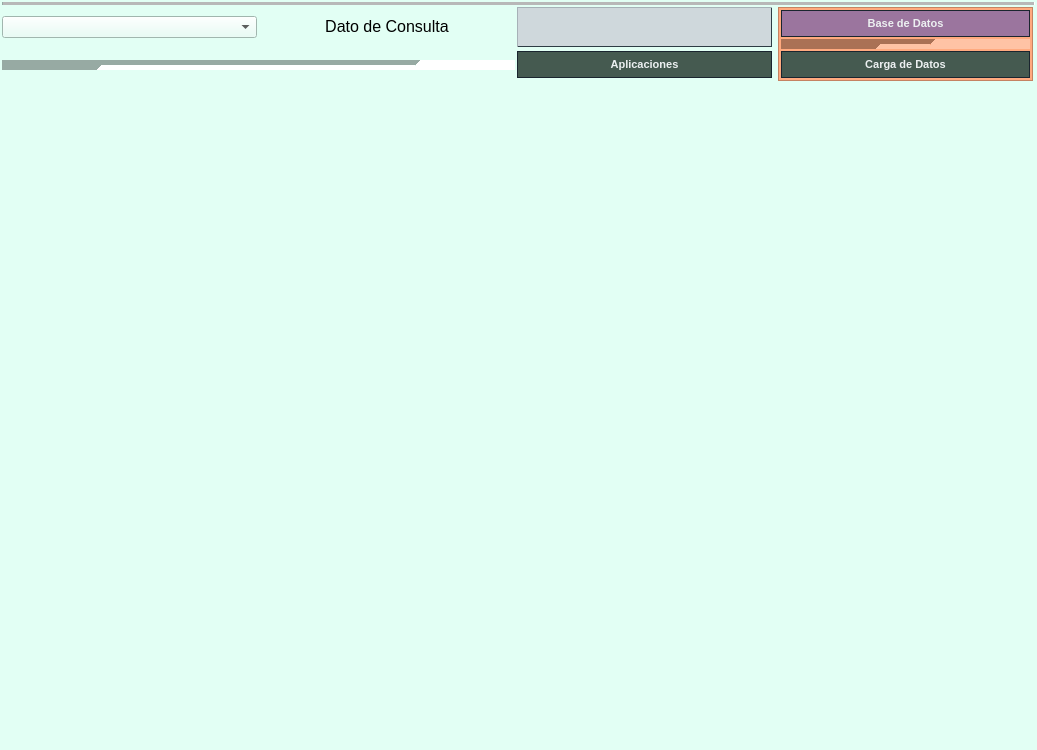
<?xml version="1.0" encoding="UTF-8"?>
<ui version="4.0">
 <class>MainWindow</class>
 <widget class="QMainWindow" name="MainWindow">
  <property name="geometry">
   <rect>
    <x>0</x>
    <y>0</y>
    <width>1037</width>
    <height>750</height>
   </rect>
  </property>
  <property name="sizePolicy">
   <sizepolicy hsizetype="Expanding" vsizetype="Preferred">
    <horstretch>0</horstretch>
    <verstretch>0</verstretch>
   </sizepolicy>
  </property>
  <property name="sizeIncrement">
   <size>
    <width>1</width>
    <height>1</height>
   </size>
  </property>
  <property name="baseSize">
   <size>
    <width>0</width>
    <height>0</height>
   </size>
  </property>
  <property name="palette">
   <palette>
    <active>
     <colorrole role="WindowText">
      <brush brushstyle="SolidPattern">
       <color alpha="255">
        <red>255</red>
        <green>255</green>
        <blue>255</blue>
       </color>
      </brush>
     </colorrole>
     <colorrole role="Button">
      <brush brushstyle="SolidPattern">
       <color alpha="255">
        <red>226</red>
        <green>255</green>
        <blue>244</blue>
       </color>
      </brush>
     </colorrole>
     <colorrole role="Base">
      <brush brushstyle="SolidPattern">
       <color alpha="255">
        <red>226</red>
        <green>255</green>
        <blue>244</blue>
       </color>
      </brush>
     </colorrole>
     <colorrole role="Window">
      <brush brushstyle="SolidPattern">
       <color alpha="255">
        <red>226</red>
        <green>255</green>
        <blue>244</blue>
       </color>
      </brush>
     </colorrole>
    </active>
    <inactive>
     <colorrole role="WindowText">
      <brush brushstyle="SolidPattern">
       <color alpha="255">
        <red>255</red>
        <green>255</green>
        <blue>255</blue>
       </color>
      </brush>
     </colorrole>
     <colorrole role="Button">
      <brush brushstyle="SolidPattern">
       <color alpha="255">
        <red>226</red>
        <green>255</green>
        <blue>244</blue>
       </color>
      </brush>
     </colorrole>
     <colorrole role="Base">
      <brush brushstyle="SolidPattern">
       <color alpha="255">
        <red>226</red>
        <green>255</green>
        <blue>244</blue>
       </color>
      </brush>
     </colorrole>
     <colorrole role="Window">
      <brush brushstyle="SolidPattern">
       <color alpha="255">
        <red>226</red>
        <green>255</green>
        <blue>244</blue>
       </color>
      </brush>
     </colorrole>
    </inactive>
    <disabled>
     <colorrole role="Button">
      <brush brushstyle="SolidPattern">
       <color alpha="255">
        <red>226</red>
        <green>255</green>
        <blue>244</blue>
       </color>
      </brush>
     </colorrole>
     <colorrole role="Base">
      <brush brushstyle="SolidPattern">
       <color alpha="255">
        <red>226</red>
        <green>255</green>
        <blue>244</blue>
       </color>
      </brush>
     </colorrole>
     <colorrole role="Window">
      <brush brushstyle="SolidPattern">
       <color alpha="255">
        <red>226</red>
        <green>255</green>
        <blue>244</blue>
       </color>
      </brush>
     </colorrole>
     <colorrole role="ToolTipText">
      <brush brushstyle="SolidPattern">
       <color alpha="255">
        <red>255</red>
        <green>255</green>
        <blue>255</blue>
       </color>
      </brush>
     </colorrole>
    </disabled>
   </palette>
  </property>
  <property name="windowTitle">
   <string>Base de Datos</string>
  </property>
  <property name="windowIcon">
   <iconset>
    <normaloff>../../Users/archivodatcorrsa/.designer/img/Escudo.ico</normaloff>../../Users/archivodatcorrsa/.designer/img/Escudo.ico</iconset>
  </property>
  <property name="windowOpacity">
   <double>99.000000000000000</double>
  </property>
  <property name="styleSheet">
   <string notr="true">
background-color: rgb(226, 255, 244);</string>
  </property>
  <widget class="QWidget" name="centralwidget">
   <property name="enabled">
    <bool>true</bool>
   </property>
   <property name="palette">
    <palette>
     <active>
      <colorrole role="WindowText">
       <brush brushstyle="SolidPattern">
        <color alpha="255">
         <red>0</red>
         <green>0</green>
         <blue>0</blue>
        </color>
       </brush>
      </colorrole>
      <colorrole role="Button">
       <brush brushstyle="SolidPattern">
        <color alpha="255">
         <red>226</red>
         <green>255</green>
         <blue>244</blue>
        </color>
       </brush>
      </colorrole>
      <colorrole role="Text">
       <brush brushstyle="SolidPattern">
        <color alpha="255">
         <red>0</red>
         <green>0</green>
         <blue>0</blue>
        </color>
       </brush>
      </colorrole>
      <colorrole role="Base">
       <brush brushstyle="SolidPattern">
        <color alpha="255">
         <red>226</red>
         <green>255</green>
         <blue>244</blue>
        </color>
       </brush>
      </colorrole>
      <colorrole role="Window">
       <brush brushstyle="SolidPattern">
        <color alpha="255">
         <red>226</red>
         <green>255</green>
         <blue>244</blue>
        </color>
       </brush>
      </colorrole>
     </active>
     <inactive>
      <colorrole role="WindowText">
       <brush brushstyle="SolidPattern">
        <color alpha="255">
         <red>0</red>
         <green>0</green>
         <blue>0</blue>
        </color>
       </brush>
      </colorrole>
      <colorrole role="Button">
       <brush brushstyle="SolidPattern">
        <color alpha="255">
         <red>226</red>
         <green>255</green>
         <blue>244</blue>
        </color>
       </brush>
      </colorrole>
      <colorrole role="Text">
       <brush brushstyle="SolidPattern">
        <color alpha="255">
         <red>0</red>
         <green>0</green>
         <blue>0</blue>
        </color>
       </brush>
      </colorrole>
      <colorrole role="Base">
       <brush brushstyle="SolidPattern">
        <color alpha="255">
         <red>226</red>
         <green>255</green>
         <blue>244</blue>
        </color>
       </brush>
      </colorrole>
      <colorrole role="Window">
       <brush brushstyle="SolidPattern">
        <color alpha="255">
         <red>226</red>
         <green>255</green>
         <blue>244</blue>
        </color>
       </brush>
      </colorrole>
     </inactive>
     <disabled>
      <colorrole role="Button">
       <brush brushstyle="SolidPattern">
        <color alpha="255">
         <red>226</red>
         <green>255</green>
         <blue>244</blue>
        </color>
       </brush>
      </colorrole>
      <colorrole role="Base">
       <brush brushstyle="SolidPattern">
        <color alpha="255">
         <red>226</red>
         <green>255</green>
         <blue>244</blue>
        </color>
       </brush>
      </colorrole>
      <colorrole role="Window">
       <brush brushstyle="SolidPattern">
        <color alpha="255">
         <red>226</red>
         <green>255</green>
         <blue>244</blue>
        </color>
       </brush>
      </colorrole>
     </disabled>
    </palette>
   </property>
   <property name="font">
    <font>
     <bold>true</bold>
    </font>
   </property>
   <layout class="QGridLayout" name="gridLayout_2">
    <item row="7" column="1">
     <widget class="QLabel" name="mi_data_cons">
      <property name="sizePolicy">
       <sizepolicy hsizetype="Expanding" vsizetype="Expanding">
        <horstretch>0</horstretch>
        <verstretch>0</verstretch>
       </sizepolicy>
      </property>
      <property name="maximumSize">
       <size>
        <width>303</width>
        <height>15</height>
       </size>
      </property>
      <property name="palette">
       <palette>
        <active>
         <colorrole role="WindowText">
          <brush brushstyle="SolidPattern">
           <color alpha="255">
            <red>0</red>
            <green>0</green>
            <blue>0</blue>
           </color>
          </brush>
         </colorrole>
         <colorrole role="Button">
          <brush brushstyle="SolidPattern">
           <color alpha="255">
            <red>226</red>
            <green>255</green>
            <blue>244</blue>
           </color>
          </brush>
         </colorrole>
         <colorrole role="Text">
          <brush brushstyle="SolidPattern">
           <color alpha="255">
            <red>0</red>
            <green>0</green>
            <blue>0</blue>
           </color>
          </brush>
         </colorrole>
         <colorrole role="Base">
          <brush brushstyle="SolidPattern">
           <color alpha="255">
            <red>226</red>
            <green>255</green>
            <blue>244</blue>
           </color>
          </brush>
         </colorrole>
         <colorrole role="Window">
          <brush brushstyle="SolidPattern">
           <color alpha="255">
            <red>226</red>
            <green>255</green>
            <blue>244</blue>
           </color>
          </brush>
         </colorrole>
        </active>
        <inactive>
         <colorrole role="WindowText">
          <brush brushstyle="SolidPattern">
           <color alpha="255">
            <red>0</red>
            <green>0</green>
            <blue>0</blue>
           </color>
          </brush>
         </colorrole>
         <colorrole role="Button">
          <brush brushstyle="SolidPattern">
           <color alpha="255">
            <red>226</red>
            <green>255</green>
            <blue>244</blue>
           </color>
          </brush>
         </colorrole>
         <colorrole role="Text">
          <brush brushstyle="SolidPattern">
           <color alpha="255">
            <red>0</red>
            <green>0</green>
            <blue>0</blue>
           </color>
          </brush>
         </colorrole>
         <colorrole role="Base">
          <brush brushstyle="SolidPattern">
           <color alpha="255">
            <red>226</red>
            <green>255</green>
            <blue>244</blue>
           </color>
          </brush>
         </colorrole>
         <colorrole role="Window">
          <brush brushstyle="SolidPattern">
           <color alpha="255">
            <red>226</red>
            <green>255</green>
            <blue>244</blue>
           </color>
          </brush>
         </colorrole>
        </inactive>
        <disabled>
         <colorrole role="WindowText">
          <brush brushstyle="SolidPattern">
           <color alpha="255">
            <red>0</red>
            <green>0</green>
            <blue>0</blue>
           </color>
          </brush>
         </colorrole>
         <colorrole role="Button">
          <brush brushstyle="SolidPattern">
           <color alpha="255">
            <red>226</red>
            <green>255</green>
            <blue>244</blue>
           </color>
          </brush>
         </colorrole>
         <colorrole role="Text">
          <brush brushstyle="SolidPattern">
           <color alpha="255">
            <red>0</red>
            <green>0</green>
            <blue>0</blue>
           </color>
          </brush>
         </colorrole>
         <colorrole role="Base">
          <brush brushstyle="SolidPattern">
           <color alpha="255">
            <red>226</red>
            <green>255</green>
            <blue>244</blue>
           </color>
          </brush>
         </colorrole>
         <colorrole role="Window">
          <brush brushstyle="SolidPattern">
           <color alpha="255">
            <red>226</red>
            <green>255</green>
            <blue>244</blue>
           </color>
          </brush>
         </colorrole>
        </disabled>
       </palette>
      </property>
      <property name="font">
       <font>
        <pointsize>12</pointsize>
        <bold>false</bold>
       </font>
      </property>
      <property name="contextMenuPolicy">
       <enum>Qt::ContextMenuPolicy::NoContextMenu</enum>
      </property>
      <property name="styleSheet">
       <string notr="true">QLabel[subtitulo=&quot;true&quot;] {
background-color: transparent;
  
    border-bottom: 1px solid #b0bec5;
    padding-bottom: 2px;
}
</string>
      </property>
      <property name="text">
       <string>Dato de Consulta</string>
      </property>
      <property name="alignment">
       <set>Qt::AlignmentFlag::AlignCenter</set>
      </property>
     </widget>
    </item>
    <item row="0" column="0" colspan="7">
     <widget class="Line" name="line">
      <property name="minimumSize">
       <size>
        <width>2</width>
        <height>0</height>
       </size>
      </property>
      <property name="midLineWidth">
       <number>11</number>
      </property>
      <property name="orientation">
       <enum>Qt::Orientation::Horizontal</enum>
      </property>
     </widget>
    </item>
    <item row="12" column="0" colspan="7">
     <layout class="QGridLayout" name="gridLayout_8">
      <item row="0" column="0">
       <widget class="QTabWidget" name="tabwidget_resultados_consulta">
        <property name="sizePolicy">
         <sizepolicy hsizetype="Expanding" vsizetype="Expanding">
          <horstretch>0</horstretch>
          <verstretch>0</verstretch>
         </sizepolicy>
        </property>
        <property name="maximumSize">
         <size>
          <width>16777215</width>
          <height>16777215</height>
         </size>
        </property>
        <property name="font">
         <font>
          <family>Tahoma</family>
          <pointsize>11</pointsize>
          <bold>true</bold>
         </font>
        </property>
        <property name="styleSheet">
         <string notr="true">QTabBar::tab {
    background-color:#dfe6cf;
    color: black;
    font-weight: bold;
    padding: 9px 14px;
    margin-top: 2px;
    border-top-left-radius: 38px;
    border-top-right-radius: 38px;
    border: 2px solid #1a252f;
    border-bottom: none;
}

QTabBar::tab:selected {
    background-color:#605b78;
    color: white;
    margin-top: 0px;
    border-bottom: 2px solid #34495e;
}
background-color: rgb(182, 182, 182);
</string>
        </property>
        <property name="tabPosition">
         <enum>QTabWidget::TabPosition::North</enum>
        </property>
        <property name="tabShape">
         <enum>QTabWidget::TabShape::Triangular</enum>
        </property>
        <property name="currentIndex">
         <number>-1</number>
        </property>
        <property name="elideMode">
         <enum>Qt::TextElideMode::ElideLeft</enum>
        </property>
        <property name="usesScrollButtons">
         <bool>false</bool>
        </property>
        <property name="documentMode">
         <bool>true</bool>
        </property>
        <property name="movable">
         <bool>false</bool>
        </property>
        <property name="tabBarAutoHide">
         <bool>false</bool>
        </property>
       </widget>
      </item>
     </layout>
    </item>
    <item row="7" column="2">
     <widget class="QLineEdit" name="entry_consultar">
      <property name="sizePolicy">
       <sizepolicy hsizetype="Expanding" vsizetype="Preferred">
        <horstretch>0</horstretch>
        <verstretch>0</verstretch>
       </sizepolicy>
      </property>
      <property name="palette">
       <palette>
        <active>
         <colorrole role="WindowText">
          <brush brushstyle="SolidPattern">
           <color alpha="255">
            <red>26</red>
            <green>37</green>
            <blue>47</blue>
           </color>
          </brush>
         </colorrole>
         <colorrole role="Button">
          <brush brushstyle="SolidPattern">
           <color alpha="255">
            <red>207</red>
            <green>216</green>
            <blue>220</blue>
           </color>
          </brush>
         </colorrole>
         <colorrole role="Text">
          <brush brushstyle="SolidPattern">
           <color alpha="255">
            <red>26</red>
            <green>37</green>
            <blue>47</blue>
           </color>
          </brush>
         </colorrole>
         <colorrole role="ButtonText">
          <brush brushstyle="SolidPattern">
           <color alpha="255">
            <red>26</red>
            <green>37</green>
            <blue>47</blue>
           </color>
          </brush>
         </colorrole>
         <colorrole role="Base">
          <brush brushstyle="SolidPattern">
           <color alpha="255">
            <red>207</red>
            <green>216</green>
            <blue>220</blue>
           </color>
          </brush>
         </colorrole>
         <colorrole role="Window">
          <brush brushstyle="SolidPattern">
           <color alpha="255">
            <red>207</red>
            <green>216</green>
            <blue>220</blue>
           </color>
          </brush>
         </colorrole>
         <colorrole role="Shadow">
          <brush brushstyle="SolidPattern">
           <color alpha="255">
            <red>255</red>
            <green>255</green>
            <blue>255</blue>
           </color>
          </brush>
         </colorrole>
         <colorrole role="PlaceholderText">
          <brush brushstyle="SolidPattern">
           <color alpha="128">
            <red>26</red>
            <green>37</green>
            <blue>47</blue>
           </color>
          </brush>
         </colorrole>
        </active>
        <inactive>
         <colorrole role="WindowText">
          <brush brushstyle="SolidPattern">
           <color alpha="255">
            <red>26</red>
            <green>37</green>
            <blue>47</blue>
           </color>
          </brush>
         </colorrole>
         <colorrole role="Button">
          <brush brushstyle="SolidPattern">
           <color alpha="255">
            <red>207</red>
            <green>216</green>
            <blue>220</blue>
           </color>
          </brush>
         </colorrole>
         <colorrole role="Text">
          <brush brushstyle="SolidPattern">
           <color alpha="255">
            <red>26</red>
            <green>37</green>
            <blue>47</blue>
           </color>
          </brush>
         </colorrole>
         <colorrole role="ButtonText">
          <brush brushstyle="SolidPattern">
           <color alpha="255">
            <red>26</red>
            <green>37</green>
            <blue>47</blue>
           </color>
          </brush>
         </colorrole>
         <colorrole role="Base">
          <brush brushstyle="SolidPattern">
           <color alpha="255">
            <red>207</red>
            <green>216</green>
            <blue>220</blue>
           </color>
          </brush>
         </colorrole>
         <colorrole role="Window">
          <brush brushstyle="SolidPattern">
           <color alpha="255">
            <red>207</red>
            <green>216</green>
            <blue>220</blue>
           </color>
          </brush>
         </colorrole>
         <colorrole role="PlaceholderText">
          <brush brushstyle="SolidPattern">
           <color alpha="128">
            <red>26</red>
            <green>37</green>
            <blue>47</blue>
           </color>
          </brush>
         </colorrole>
        </inactive>
        <disabled>
         <colorrole role="WindowText">
          <brush brushstyle="SolidPattern">
           <color alpha="255">
            <red>26</red>
            <green>37</green>
            <blue>47</blue>
           </color>
          </brush>
         </colorrole>
         <colorrole role="Button">
          <brush brushstyle="SolidPattern">
           <color alpha="255">
            <red>207</red>
            <green>216</green>
            <blue>220</blue>
           </color>
          </brush>
         </colorrole>
         <colorrole role="Text">
          <brush brushstyle="SolidPattern">
           <color alpha="255">
            <red>26</red>
            <green>37</green>
            <blue>47</blue>
           </color>
          </brush>
         </colorrole>
         <colorrole role="ButtonText">
          <brush brushstyle="SolidPattern">
           <color alpha="255">
            <red>26</red>
            <green>37</green>
            <blue>47</blue>
           </color>
          </brush>
         </colorrole>
         <colorrole role="Base">
          <brush brushstyle="SolidPattern">
           <color alpha="255">
            <red>207</red>
            <green>216</green>
            <blue>220</blue>
           </color>
          </brush>
         </colorrole>
         <colorrole role="Window">
          <brush brushstyle="SolidPattern">
           <color alpha="255">
            <red>207</red>
            <green>216</green>
            <blue>220</blue>
           </color>
          </brush>
         </colorrole>
         <colorrole role="PlaceholderText">
          <brush brushstyle="SolidPattern">
           <color alpha="128">
            <red>26</red>
            <green>37</green>
            <blue>47</blue>
           </color>
          </brush>
         </colorrole>
        </disabled>
       </palette>
      </property>
      <property name="font">
       <font>
        <family>Calibri</family>
        <pointsize>15</pointsize>
        <italic>false</italic>
        <fontweight>Black</fontweight>
       </font>
      </property>
      <property name="focusPolicy">
       <enum>Qt::FocusPolicy::WheelFocus</enum>
      </property>
      <property name="acceptDrops">
       <bool>false</bool>
      </property>
      <property name="toolTip">
       <string>&lt;html&gt;&lt;head/&gt;&lt;body&gt;&lt;p align=&quot;center&quot;&gt;&lt;span style=&quot; font-weight:700;&quot;&gt;DATO DE CONSULTA&lt;/span&gt;&lt;/p&gt;&lt;/body&gt;&lt;/html&gt;</string>
      </property>
      <property name="layoutDirection">
       <enum>Qt::LayoutDirection::LeftToRight</enum>
      </property>
      <property name="autoFillBackground">
       <bool>false</bool>
      </property>
      <property name="styleSheet">
       <string notr="true">QLineEdit {
    background-color: #cfd8dc;
    border: 1px solid #455a64;


    color: #1a252f;

    /* relieve simulado */
    border-top-color: #a7b1b7;   /* borde superior más claro */
    border-left-color: #a7b1b7;  /* borde izquierdo más claro */
    border-right-color: #2e3d45; /* borde derecho más oscuro */
    border-bottom-color: #2e3d45;
}

QLineEdit:focus {
    background-color: #b0bec5;
    border: 2px solid #2e4053;
    color: #0f1419;
    outline: none;
}</string>
      </property>
      <property name="inputMethodHints">
       <set>Qt::InputMethodHint::ImhNone</set>
      </property>
      <property name="text">
       <string/>
      </property>
      <property name="maxLength">
       <number>32768</number>
      </property>
      <property name="frame">
       <bool>true</bool>
      </property>
      <property name="echoMode">
       <enum>QLineEdit::EchoMode::Normal</enum>
      </property>
      <property name="alignment">
       <set>Qt::AlignmentFlag::AlignCenter</set>
      </property>
      <property name="dragEnabled">
       <bool>true</bool>
      </property>
      <property name="cursorMoveStyle">
       <enum>Qt::CursorMoveStyle::VisualMoveStyle</enum>
      </property>
     </widget>
    </item>
    <item row="7" column="5" rowspan="2">
     <widget class="QFrame" name="frame">
      <property name="sizePolicy">
       <sizepolicy hsizetype="Expanding" vsizetype="Preferred">
        <horstretch>0</horstretch>
        <verstretch>0</verstretch>
       </sizepolicy>
      </property>
      <property name="styleSheet">
       <string notr="true">background-color: rgb(255, 170, 127);</string>
      </property>
      <property name="frameShape">
       <enum>QFrame::Shape::StyledPanel</enum>
      </property>
      <property name="frameShadow">
       <enum>QFrame::Shadow::Raised</enum>
      </property>
      <layout class="QGridLayout" name="gridLayout">
       <item row="1" column="0">
        <widget class="Line" name="line_2">
         <property name="sizePolicy">
          <sizepolicy hsizetype="Minimum" vsizetype="Fixed">
           <horstretch>0</horstretch>
           <verstretch>0</verstretch>
          </sizepolicy>
         </property>
         <property name="minimumSize">
          <size>
           <width>0</width>
           <height>10</height>
          </size>
         </property>
         <property name="lineWidth">
          <number>100</number>
         </property>
         <property name="orientation">
          <enum>Qt::Orientation::Horizontal</enum>
         </property>
        </widget>
       </item>
       <item row="0" column="0">
        <widget class="QPushButton" name="pushButton_consulta_bases">
         <property name="cursor">
          <cursorShape>PointingHandCursor</cursorShape>
         </property>
         <property name="toolTip">
          <string>&lt;html&gt;&lt;head/&gt;&lt;body&gt;&lt;p align=&quot;center&quot;&gt;&lt;span style=&quot; font-weight:700;&quot;&gt;BASE DE&lt;br/&gt;DATOS&lt;br/&gt;DATCORR&lt;/span&gt;&lt;/p&gt;&lt;/body&gt;&lt;/html&gt;</string>
         </property>
         <property name="styleSheet">
          <string notr="true">QPushButton {
    background-color:#9b759e;
    color: #ecf0f1;
    border: 1px solid #1a252f;
 
    padding: 6px 12px;
    font-weight: bold;
    font-size: 11px;
}
QPushButton:hover {
    background-color: #948d76;     /* tono más claro al pasar el mouse */
}
QPushButton:pressed {
    background-color: #bab9b5;     /* más oscuro al presionar */
    border: 2px solid #1a252f;
}
QPushButton:disabled {
    background-color: #a7b0b5;
    color: #dfe4e8;
    border: 1px solid #95a5a6;
}</string>
         </property>
         <property name="text">
          <string>Base de Datos</string>
         </property>
        </widget>
       </item>
       <item row="2" column="0">
        <widget class="QPushButton" name="pushButton_carga_datos">
         <property name="cursor">
          <cursorShape>PointingHandCursor</cursorShape>
         </property>
         <property name="toolTip">
          <string>&lt;html&gt;&lt;head/&gt;&lt;body&gt;&lt;p align=&quot;center&quot;&gt;INICIAR SESION &lt;br/&gt;DE &lt;br/&gt;CARGA DE DATOS&lt;/p&gt;&lt;/body&gt;&lt;/html&gt;</string>
         </property>
         <property name="styleSheet">
          <string notr="true">QPushButton {
    background-color: #455a50;
    color: #ecf0f1;
    border: 1px solid #1a252f;
 
    padding: 6px 12px;
    font-weight: bold;
    font-size: 11px;
}
QPushButton:hover {
    background-color: #546e7a;     /* tono más claro al pasar el mouse */
}
QPushButton:pressed {
    background-color: #2e4053;     /* más oscuro al presionar */
    border: 2px solid #1a252f;
}
QPushButton:disabled {
    background-color: #a7b0b5;
    color: #dfe4e8;
    border: 1px solid #95a5a6;
}</string>
         </property>
         <property name="text">
          <string>Carga de Datos</string>
         </property>
        </widget>
       </item>
      </layout>
     </widget>
    </item>
    <item row="7" column="0">
     <widget class="QComboBox" name="combo_bases">
      <property name="sizePolicy">
       <sizepolicy hsizetype="Expanding" vsizetype="Fixed">
        <horstretch>0</horstretch>
        <verstretch>0</verstretch>
       </sizepolicy>
      </property>
      <property name="palette">
       <palette>
        <active>
         <colorrole role="Button">
          <brush brushstyle="SolidPattern">
           <color alpha="255">
            <red>226</red>
            <green>255</green>
            <blue>244</blue>
           </color>
          </brush>
         </colorrole>
         <colorrole role="Base">
          <brush brushstyle="SolidPattern">
           <color alpha="255">
            <red>226</red>
            <green>255</green>
            <blue>244</blue>
           </color>
          </brush>
         </colorrole>
         <colorrole role="Window">
          <brush brushstyle="SolidPattern">
           <color alpha="255">
            <red>226</red>
            <green>255</green>
            <blue>244</blue>
           </color>
          </brush>
         </colorrole>
        </active>
        <inactive>
         <colorrole role="Button">
          <brush brushstyle="SolidPattern">
           <color alpha="255">
            <red>226</red>
            <green>255</green>
            <blue>244</blue>
           </color>
          </brush>
         </colorrole>
         <colorrole role="Base">
          <brush brushstyle="SolidPattern">
           <color alpha="255">
            <red>226</red>
            <green>255</green>
            <blue>244</blue>
           </color>
          </brush>
         </colorrole>
         <colorrole role="Window">
          <brush brushstyle="SolidPattern">
           <color alpha="255">
            <red>226</red>
            <green>255</green>
            <blue>244</blue>
           </color>
          </brush>
         </colorrole>
        </inactive>
        <disabled>
         <colorrole role="Button">
          <brush brushstyle="SolidPattern">
           <color alpha="255">
            <red>226</red>
            <green>255</green>
            <blue>244</blue>
           </color>
          </brush>
         </colorrole>
         <colorrole role="Base">
          <brush brushstyle="SolidPattern">
           <color alpha="255">
            <red>226</red>
            <green>255</green>
            <blue>244</blue>
           </color>
          </brush>
         </colorrole>
         <colorrole role="Window">
          <brush brushstyle="SolidPattern">
           <color alpha="255">
            <red>226</red>
            <green>255</green>
            <blue>244</blue>
           </color>
          </brush>
         </colorrole>
        </disabled>
       </palette>
      </property>
      <property name="toolTip">
       <string>&lt;html&gt;&lt;head/&gt;&lt;body&gt;&lt;p align=&quot;center&quot;&gt;&lt;span style=&quot; font-weight:700;&quot;&gt;SELECCIONAR BASE &lt;br/&gt;DE DATOS&lt;/span&gt;&lt;/p&gt;&lt;/body&gt;&lt;/html&gt;</string>
      </property>
      <property name="styleSheet">
       <string notr="true"/>
      </property>
     </widget>
    </item>
    <item row="8" column="0" colspan="2">
     <widget class="Line" name="line_3">
      <property name="sizePolicy">
       <sizepolicy hsizetype="Minimum" vsizetype="Fixed">
        <horstretch>0</horstretch>
        <verstretch>0</verstretch>
       </sizepolicy>
      </property>
      <property name="minimumSize">
       <size>
        <width>0</width>
        <height>10</height>
       </size>
      </property>
      <property name="lineWidth">
       <number>100</number>
      </property>
      <property name="orientation">
       <enum>Qt::Orientation::Horizontal</enum>
      </property>
     </widget>
    </item>
    <item row="8" column="2">
     <widget class="QPushButton" name="pushButton_aplicaciones">
      <property name="cursor">
       <cursorShape>PointingHandCursor</cursorShape>
      </property>
      <property name="toolTip">
       <string>&lt;html&gt;&lt;head/&gt;&lt;body&gt;&lt;p align=&quot;center&quot;&gt;APLICACIONES&lt;br/&gt;ANTERIORES&lt;/p&gt;&lt;/body&gt;&lt;/html&gt;</string>
      </property>
      <property name="styleSheet">
       <string notr="true">QPushButton {
    background-color: #455a50;
    color: #ecf0f1;
    border: 1px solid #1a252f;
 
    padding: 6px 12px;
    font-weight: bold;
    font-size: 11px;
}
QPushButton:hover {
    background-color: #546e7a;     /* tono más claro al pasar el mouse */
}
QPushButton:pressed {
    background-color: #2e4053;     /* más oscuro al presionar */
    border: 2px solid #1a252f;
}
QPushButton:disabled {
    background-color: #a7b0b5;
    color: #dfe4e8;
    border: 1px solid #95a5a6;
}</string>
      </property>
      <property name="text">
       <string>Aplicaciones</string>
      </property>
     </widget>
    </item>
   </layout>
  </widget>
  <action name="menu_ayuda">
   <property name="icon">
    <iconset>
     <normaloff>../../Users/archivodatcorrsa/visor_viernes/img/whastapp.png</normaloff>../../Users/archivodatcorrsa/visor_viernes/img/whastapp.png</iconset>
   </property>
   <property name="text">
    <string>Datcorr</string>
   </property>
  </action>
  <action name="actionManejo_de_Usuarios">
   <property name="text">
    <string>Manejo de Usuarios</string>
   </property>
  </action>
  <action name="actionSalir">
   <property name="checkable">
    <bool>true</bool>
   </property>
   <property name="text">
    <string>Salir</string>
   </property>
  </action>
  <action name="actionVersion_1_0">
   <property name="text">
    <string>Version: 1.0</string>
   </property>
  </action>
  <action name="actionImagenes">
   <property name="text">
    <string>Imagenes</string>
   </property>
  </action>
  <action name="actionBase_De_Datos">
   <property name="text">
    <string>Base De Datos</string>
   </property>
  </action>
  <action name="actionDatcorr">
   <property name="text">
    <string>Datcorr</string>
   </property>
  </action>
  <action name="actionDatcorr_2">
   <property name="text">
    <string>Datcorr</string>
   </property>
  </action>
 </widget>
 <layoutdefault spacing="2" margin="2"/>
 <resources>
  <include location="../fondos.qrc"/>
 </resources>
 <connections/>
</ui>
